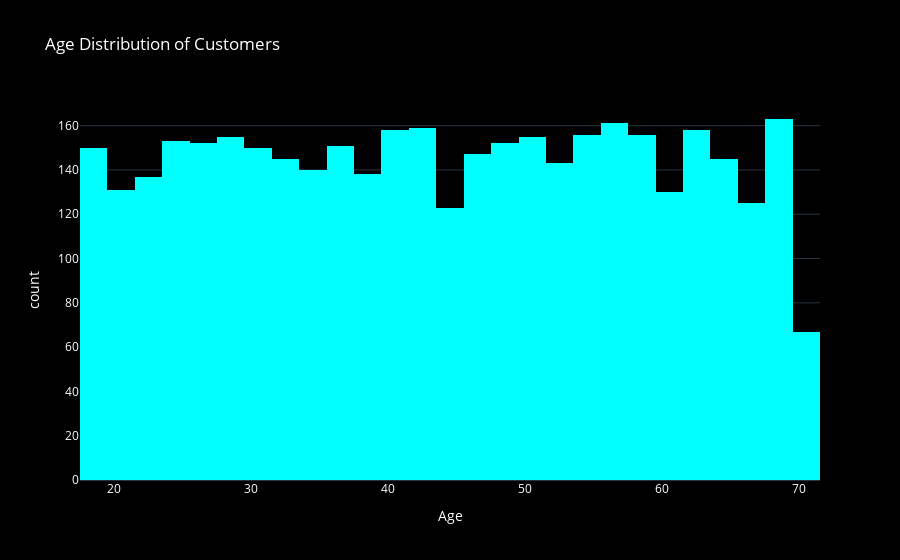

Notebook code for this chart:
### Code cell
# Age Distribution
fig_age = px.histogram(
    df, 
    x='Age', 
    nbins=50, 
    title='Age Distribution of Customers',
    color_discrete_sequence=['cyan']
)
fig_age.update_layout(
    template='plotly_dark',
    plot_bgcolor='black',
    paper_bgcolor='black',
    font=dict(color='white')
)
fig_age.show()

### Figure 1 — Plotly figure (JSON) as saved in the notebook; plotly's stock layout.template omitted (floating-point values rounded to 4 significant figures; data arrays with more than 128 entries replaced by an {"elided": "..."} marker saying what was removed)
{"data": [{"bingroup": "x", "hovertemplate": "Age=%{x}<br>count=%{y}<extra></extra>", "legendgroup": "", "marker": {"color": "cyan", "pattern": {"shape": ""}}, "name": "", "nbinsx": 50, "orientation": "v", "showlegend": false, "type": "histogram", "x": {"elided": "3900 int values"}, "xaxis": "x", "yaxis": "y"}], "layout": {"barmode": "relative", "font": {"color": "white"}, "legend": {"tracegroupgap": 0}, "paper_bgcolor": "black", "plot_bgcolor": "black", "title": {"text": "Age Distribution of Customers"}, "xaxis": {"anchor": "y", "domain": [0, 1], "title": {"text": "Age"}}, "yaxis": {"anchor": "x", "domain": [0, 1], "title": {"text": "count"}}}}
